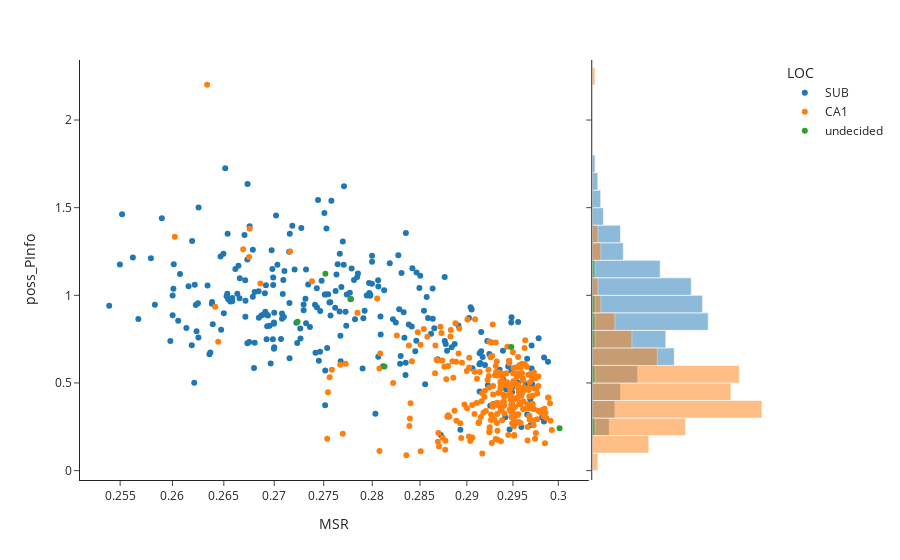

Notebook source saved alongside this figure:
### Code cell
import plotly.express as px


px.scatter(data_frame=df, x='MSR', y='poss_PInfo',color='LOC', log_x=True,hover_name="NeuID", hover_data=["RatID","task"],marginal_y='histogram',template='simple_white')

#px.scatter(data_frame=data, x='Nspikes', y=['MSR','poss_MSR'],color='LOC', log_x=True,hover_name="NeuID", hover_data=["task"],marginal_y='histogram')

### Figure 1 — Plotly figure (JSON) as saved in the notebook; plotly's stock layout.template omitted (floating-point values rounded to 4 significant figures; data arrays with more than 128 entries replaced by an {"elided": "..."} marker saying what was removed)
{"data": [{"customdata": {"elided": "265x2 mixed values"}, "hovertemplate": "<b>%{hovertext}</b><br><br>LOC=SUB<br>MSR=%{x}<br>poss_PInfo=%{y}<br>RatID=%{customdata[0]}<br>task=%{customdata[1]}<extra></extra>", "hovertext": {"elided": "265 int values"}, "legendgroup": "SUB", "marker": {"color": "#1F77B4", "symbol": "circle"}, "mode": "markers", "name": "SUB", "orientation": "v", "showlegend": true, "type": "scatter", "x": {"elided": "265 float values"}, "xaxis": "x", "y": {"elided": "265 float values"}, "yaxis": "y"}, {"alignmentgroup": "True", "bingroup": "y", "hovertemplate": "LOC=SUB<br>poss_PInfo=%{y}<br>count=%{x}<extra></extra>", "legendgroup": "SUB", "marker": {"color": "#1F77B4"}, "name": "SUB", "offsetgroup": "SUB", "opacity": 0.5, "showlegend": false, "type": "histogram", "xaxis": "x2", "y": {"elided": "265 float values"}, "yaxis": "y2"}, {"customdata": {"elided": "272x2 mixed values"}, "hovertemplate": "<b>%{hovertext}</b><br><br>LOC=CA1<br>MSR=%{x}<br>poss_PInfo=%{y}<br>RatID=%{customdata[0]}<br>task=%{customdata[1]}<extra></extra>", "hovertext": {"elided": "272 int values"}, "legendgroup": "CA1", "marker": {"color": "#FF7F0E", "symbol": "circle"}, "mode": "markers", "name": "CA1", "orientation": "v", "showlegend": true, "type": "scatter", "x": {"elided": "272 float values"}, "xaxis": "x", "y": {"elided": "272 float values"}, "yaxis": "y"}, {"alignmentgroup": "True", "bingroup": "y", "hovertemplate": "LOC=CA1<br>poss_PInfo=%{y}<br>count=%{x}<extra></extra>", "legendgroup": "CA1", "marker": {"color": "#FF7F0E"}, "name": "CA1", "offsetgroup": "CA1", "opacity": 0.5, "showlegend": false, "type": "histogram", "xaxis": "x2", "y": {"elided": "272 float values"}, "yaxis": "y2"}, {"customdata": [[24101, "fm"], [24101, "fm"], [24101, "fm"], [24101, "of"], [24101, "of"], [24101, "of"]], "hovertemplate": "<b>%{hovertext}</b><br><br>LOC=undecided<br>MSR=%{x}<br>poss_PInfo=%{y}<br>RatID=%{customdata[0]}<br>task=%{customdata[1]}<extra></extra>", "hovertext": [908, 909, 910, 913, 914, 915], "legendgroup": "undecided", "marker": {"color": "#2CA02C", "symbol": "circle"}, "mode": "markers", "name": "undecided", "orientation": "v", "showlegend": true, "type": "scatter", "x": [0.2948, 0.2752, 0.2778, 0.3001, 0.2723, 0.2813], "xaxis": "x", "y": [0.705, 1.123, 0.9786, 0.2412, 0.8492, 0.5944], "yaxis": "y"}, {"alignmentgroup": "True", "bingroup": "y", "hovertemplate": "LOC=undecided<br>poss_PInfo=%{y}<br>count=%{x}<extra></extra>", "legendgroup": "undecided", "marker": {"color": "#2CA02C"}, "name": "undecided", "offsetgroup": "undecided", "opacity": 0.5, "showlegend": false, "type": "histogram", "xaxis": "x2", "y": [0.705, 1.123, 0.9786, 0.2412, 0.8492, 0.5944], "yaxis": "y2"}], "layout": {"barmode": "overlay", "legend": {"title": {"text": "LOC"}, "tracegroupgap": 0}, "margin": {"t": 60}, "xaxis": {"anchor": "y", "domain": [0, 0.7363], "title": {"text": "MSR"}, "type": "log"}, "xaxis2": {"anchor": "y2", "domain": [0.7413, 1], "matches": "x2", "showline": false, "showticklabels": false, "ticks": ""}, "yaxis": {"anchor": "x", "domain": [0, 1], "title": {"text": "poss_PInfo"}}, "yaxis2": {"anchor": "x2", "domain": [0, 1], "matches": "y", "showticklabels": false}}}
